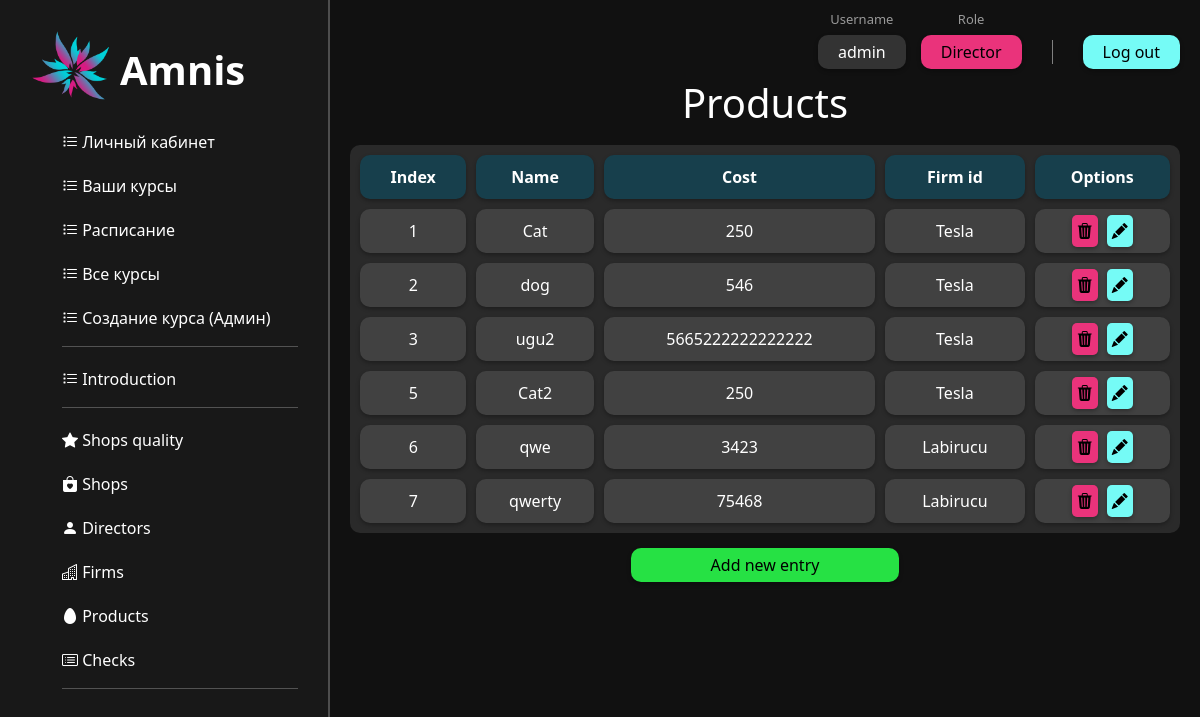
The app's page /table_show/4 (signed in) with its own data.
### main/models.py (models this page shows, shortened)
class Firm(models.Model):
    name = models.CharField('Name', max_length=50)
    capitalization = models.IntegerField('Capitalization')
    directors = models.ManyToManyField(Director) #models.ForeignKey(Director, on_delete=models.CASCADE)
    title = "Firms"
    names = ["Index", "Name", "Capitalization", "Directors"]
    def __str__(self):
        return self.name
    class Meta:
        verbose_name = "Firm"
        verbose_name_plural = "Firms"

class Product(models.Model):
    name = models.CharField('Name', max_length=50)
    cost = models.IntegerField('Cost')
    firm_id = models.ForeignKey(Firm, on_delete=models.CASCADE)
    title = "Products"
    names = ["Index", "Name", "Cost", "Firm id"]
    def get_dict(self):
        return {'id': self.id, 0: self.name, 1: self.cost, 2: self.firm_id}

### main/views.py (the view)
# urls.py: path('table_show/<int:tk>', views.table_view, name='table_show'),
def table_view(request, tk):
    table = []
    existing_models = [ShopQuality, Shop, Director, Firm, Product, Check]
    current_model = existing_models[tk]
    role = get_role(request.user)
    if tk in locked_tables and (role != "Director"):
        return redirect('/introduce')
    for row in current_model.objects.all():
        table.append(row.get_dict())
    return render(request, "main/index.html", {
        'names': current_model.names,
        'table': table,
        'table_id': tk,
        'title': current_model.title,
        'user': request.user,
        'role': role})

### main/views.py (called while the page is built)
def get_role(user):
    template = ""
    if user.is_authenticated:
        if user.is_superuser:
            template = "Director"
        elif user.groups.filter(name='director').exists():
            template = "Director"
        elif user.groups.filter(name='client').exists():
            template = "Client"
        else:
            template = "None"
    return template

### main/templates/main/index.html (shortened to what this page needs)
{% load static %}
<!doctype html>
<html lang="en">
<head>
    <link rel="stylesheet" href="https://cdn.jsdelivr.net/npm/bootstrap@5.2.3/dist/css/bootstrap.min.css">
    <link rel="stylesheet" href="https://cdn.jsdelivr.net/npm/bootstrap-icons@1.10.2/font/bootstrap-icons.css">
    <link rel="stylesheet" href="{% static 'main/css/common.css'%}">
    <link rel="stylesheet" href="{% static 'main/css/table_show.css'%}">
</head>
<body>
    {% include 'main/navigation.html' %}
    {% include 'main/registration_panel.html' %}
    <div class="data_table_container">
        <div class="table_title_container">
            <h1 class = table_title>{{ title }}</h1>
        </div>
        <table class="data_table">
            <tr>
                {% for name in names %}
                <th class="table_head">{{name}}</th>
                {% endfor %}
                {% if role == 'Director' %}
                    <th class="table_head">Options</th>
                {% endif %}
            </tr>
            {% for row in table %}
            <tr>
                {% for key, value in row.items %}
                <td class="table_data">{{value}}</td>
                {% endfor %}
                {% if role == 'Director' %}
                    <td class="table_data">
                        <a href="{% url 'change_table' url_table_id=table_id entry_id=row.id command='delete' %}"
                           class="button1 buttons_td__button1_modifier magenta-button"><i class="bi bi-trash3-fill"></i></a>
                        <a href="{% url 'change_table' url_table_id=table_id entry_id=row.id command='edit' %}"
                           class="button1 buttons_td__button1 buttons_td__button1_modifier cyan-button"><i class="bi bi-pencil-fill"></i></a>
                    </td>
                {% endif %}
            </tr>
            {% endfor %}
        </table>
        {% if role == 'Director' %}
            <a href="{% url 'change_table' url_table_id=table_id entry_id=0 command='add' %}"
               class="button1 data_table_container__button1 green-button">Add new entry</a>
        {% endif %}
    </div>
</body>
</html>

### main/templates/main/registration_panel.html (shortened to what this page needs)
{% load static %}
<link rel="stylesheet" href="{% static 'main/css/registration_panel.css'%}">
<div class="registration_panel">
    {% if user.is_authenticated %}
    <div class="log_in_and_register">
        <div class="username_container">
            <p class="username_title username_container__username_title">Username</p>
            <a class="button1 button1_padding username_container__button1_modifier">{{user}}</a>
        </div>
        <div class="role_container">
            <p class="role_title role_container__role_title">Role</p>
            <a class="button1 button1_padding role_container__button1_modifier">{{role}}</a>
        </div>
        <div class="logout_button_container">
            <a href="{% url 'logout' %}" class="button1 button1_padding cyan-button">Log out</a>
        </div>
    </div>
    {% endif %}
</div>

### main/static/main/css/common.css (style rules this page uses)
:root { --white-color: #ffffff; --white-color-hover: #dddddd; --white-color-active: #aaaaaa; --add-green-color: #26e144; --add-green-color-hover: #23cc3f; --add-green-color-active: #1eb337; --cyan-color: #75fbf6; --cyan-color-hover: #02e3dc; --cyan-color-active: #00bfb9; --magenta-color: #ea337b; --magenta-color-hover: #cc2d6d; --magenta-color-active: #b3275f; --dark-white9-color: #999999; --darkgrey2-color: #222222; --darkgrey-color: #333333; --darkgrey-color-hover: #2b2b2b; --semi-darkgrey-color: #414141; --dark-cyan-color: #173f4c; }
.green-button { background-color: var(--add-green-color); }
.cyan-button { background-color: var(--cyan-color); }
.magenta-button { background-color: var(--magenta-color); }
.button1 { padding: 5px 80px 5px 80px; border-radius: 10px; cursor: pointer; color: black; text-decoration: none; border-style: none; box-shadow: 0px 2px 4px rgba(0, 0, 0, 0.3); }

### main/static/main/css/table_show.css (style rules this page uses)
:root { --show-table-head-color: var(--dark-cyan-color); --show-table-data-color: var(--semi-darkgrey-color); }
html, body { padding: 0; margin: 0; width: 100%; height: 100%; background-color:#111111; }
.data_table_container__button1 { margin-top: 15px; }
.buttons_td__button1 { margin-left: 5px; }
.buttons_td__button1_modifier { padding: 5px; border-radius: 5px; }
.table_head { background-color: var(--show-table-head-color); border-radius: 10px; padding: 10px; text-align: center; box-shadow: 0px 2px 4px rgba(0, 0, 0, 0.3); transition: 0.2s all ease }
.table_data { background-color: var(--show-table-data-color); border-radius: 10px; padding: 10px; text-align: center; box-shadow: 0px 2px 4px rgba(0, 0, 0, 0.3); transition: 0.2s all ease }
.data_table_container { display: flex; flex-direction: column; justify-content: center; align-items: center; color: white; padding: 0 20px 0 20px; }
.table_title_container { //text-align: center; padding: 10px; }
.data_table { width: 100%; background-color: #2a2a2a; //background-color: #1c1c1c; //background-color: #e8e8e8; border-radius: 10px; color: white; border-collapse: separate; border-spacing: 10px; }

### main/static/main/css/registration_panel.css (style rules this page uses)
.button1_padding { padding: 5px 20px 5px 20px }
.username_container__button1_modifier { background-color: var(--darkgrey-color); cursor: default; color: white; }
.role_container__button1_modifier { background-color: var(--magenta-color); cursor: default; }
.username_container__username_title { margin: 0 0 5px 0; }
.role_container__role_title { margin: 0 0 5px 0; }
.username_title, .role_title { text-align: center; font-size: 13px; color: var(--dark-white9-color); }
.username_container, .role_container { display: flex; flex-direction: column; margin: 10px 15px 0 0; }
.role_container { margin-right: 0; }
.logout_button_container { display: flex; justify-content: end; flex-direction: column; }
.registration_panel { display: flex; justify-content: right; align-items: top; }
.log_in_and_register { margin-right: 20px; display:flex; align-items: top; }

### records on screen
Firm: row "1" "250" "2" "546" "3" "5665222222222222" "5" "250", name "Tesla"
Product: row "Cat"
Product: row "dog"
Product: row "ugu2"
Product: row "Cat2"
Firm: row "6" "3423" "7" "75468", name "Labirucu"
Product: row "qwe"
Product: row "qwerty"

### other values on screen
{{ user }} "admin"
{{ role }} "Director"
{{ title }} "Products"
{{ name }} "Index" "Name" "Cost" "Firm id"
